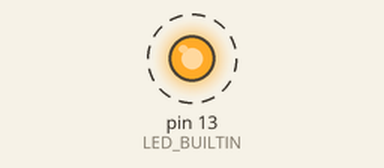
This sketch was run on a simulated Arduino Uno, built with avr-gcc and run on an emulated ATmega328P. Parts: output pins drawn as LEDs (lit = HIGH). Dashed ring = blinking. What the sketch prints to the serial monitor is not drawn.

Above: at 0.3 s.
Timing chart, 0 to 3.6 s (numbered marks = the images above):
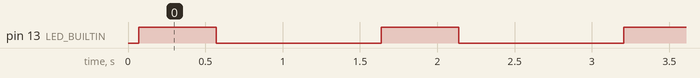

Measured:
- by itself, pin 13 (LED_BUILTIN): alternates HIGH for 0.50 s and LOW for 1.1 s

The sketch:

Bo_chuyen_nhan_hong_ngoai.ino
```cpp
#define IR_SEND_PIN 3
#include<IRremote.hpp>


void setup() {
  // put your setup code here, to run once:
  Serial.begin(115200);
  IrSender.begin();
  Serial.print(F("Ready to send IR signals at pin "));
  Serial.println(IR_SEND_PIN);
  pinMode(LED_BUILTIN, OUTPUT);


}

uint16_t sAddress = 0x0102;
uint8_t sCommand = 0x34;
uint8_t sRepeats = 0;

void loop() {
  // put your main code here, to run repeatedly:
  Serial.println("Sending code from IR TRANSMITTER");
  IrSender.sendNEC(sAddress,sCommand,sRepeats);
  digitalWrite(LED_BUILTIN, HIGH);
  delay(500);
  digitalWrite(LED_BUILTIN, LOW);
  delay(1000);
}
```
